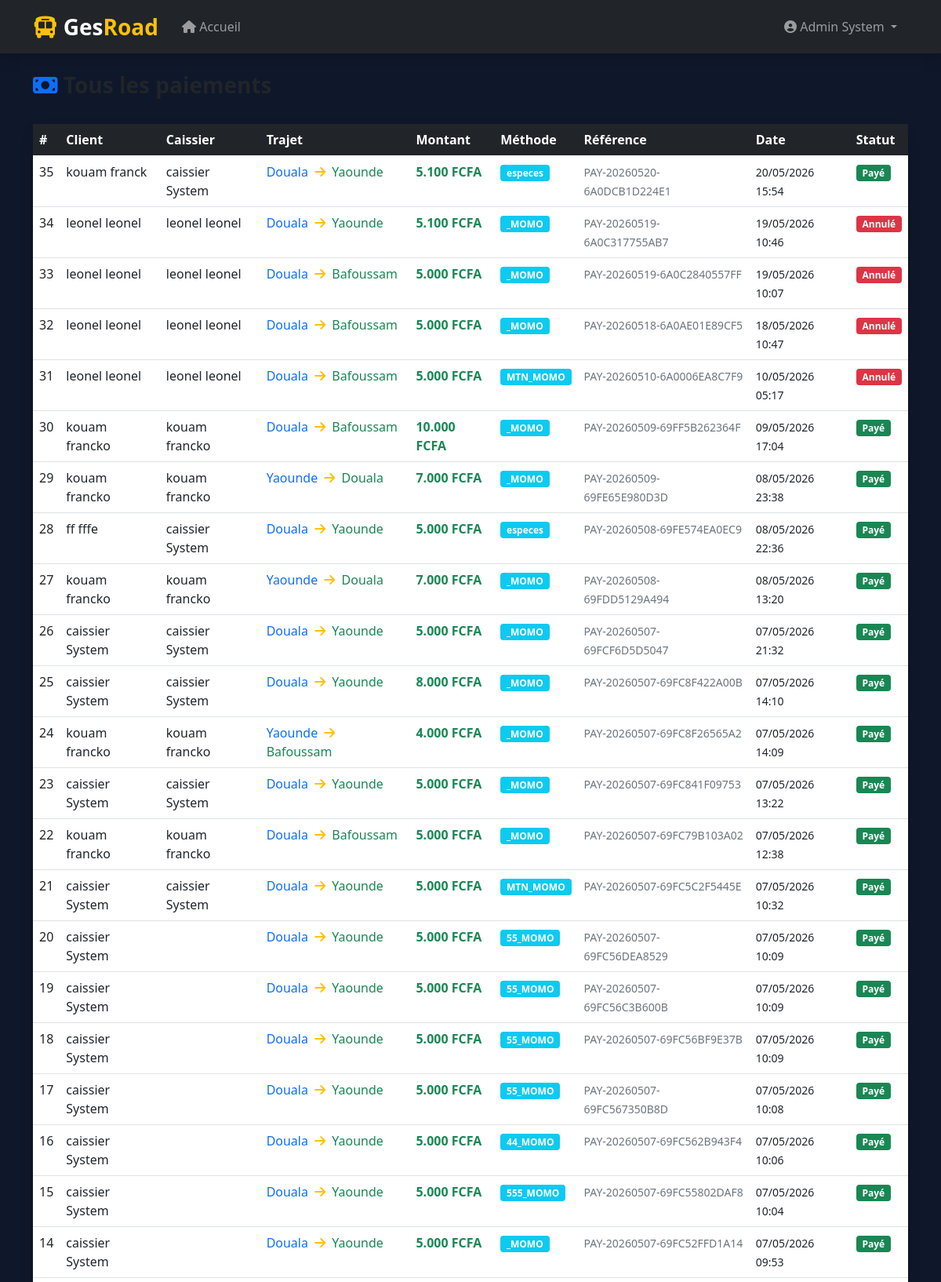
/index.php?controller=admin&action=listePaiements (signed in, upper part), run on the app's committed database.
### tables this page shows
CREATE TABLE `paiement` (
  `id` int(11) NOT NULL AUTO_INCREMENT,
  `reservation_id` int(11) DEFAULT NULL,
  `montant` float DEFAULT NULL,
  `methode` varchar(254) DEFAULT NULL,
  `statut` int(11) DEFAULT 0,
  `referencetransaction` varchar(254) DEFAULT NULL,
  `datepaiement` datetime DEFAULT NULL,
  `caissier_id` int(11) DEFAULT NULL,
  PRIMARY KEY (`id`),
  KEY `FK_Association_9` (`reservation_id`),
  KEY `caissier_id` (`caissier_id`),
  CONSTRAINT `FK_Association_9` FOREIGN KEY (`reservation_id`) REFERENCES `reservation` (`id`),
  CONSTRAINT `paiement_ibfk_1` FOREIGN KEY (`caissier_id`) REFERENCES `user` (`id`)
);

CREATE TABLE `trajet` (
  `id` int(11) NOT NULL AUTO_INCREMENT,
  `villedepart` varchar(254) DEFAULT NULL,
  `villearrive` varchar(254) DEFAULT NULL,
  `distance` float DEFAULT NULL,
  `duree` varchar(254) DEFAULT NULL,
  PRIMARY KEY (`id`)
);

### controllers/admincontrollers.php (called while the page is built, shortened)
<?php
require_once MODELS . '/Paiement.php';
class AdminController {
    private $paiement;
    public function __construct($pdo) {
        $this->paiement     = new Paiement($pdo);
    }
    public function listePaiements() {
        $paiements = $this->paiement->listerTous();
        require_once VIEWS . '/admin/paiement/liste.php';
    }
}
?>

### models/paiement.php (called while the page is built, shortened)
<?php
class Paiement {
    private $pdo;
    public function __construct($pdo) {
        $this->pdo = $pdo;
    }
    public function listerTous() {
        $stmt = $this->pdo->prepare("
            SELECT
                p.id,
                p.reservation_id,
                p.montant,
                p.methode,
                p.statut,
                p.referencetransaction,
                p.datepaiement,
                CONCAT(u.nom,' ',u.prenom)   AS caissier,
                CONCAT(cl.nom,' ',cl.prenom) AS client,
                t.villedepart,
                t.villearrive,
                v.dateheuredepart
            FROM paiement p
            LEFT JOIN user u          ON u.id  = p.caissier_id
            JOIN reservation r        ON r.id  = p.reservation_id
            JOIN user cl              ON cl.id = r.user_id
            JOIN voyage v             ON v.id  = r.voyage_id
            JOIN trajet_chauffeur tc  ON tc.id = v.trajetchauffeur_id
            JOIN trajet t             ON t.id  = tc.trajet_id
            ORDER BY p.datepaiement DESC
        ");
        $stmt->execute();
        return $stmt->fetchAll(PDO::FETCH_ASSOC);
    }
}
?>

### views/admin/paiement/liste.php (the view, shortened to what this page needs)
<?php include ROOT . '/views/layout.php'; ?>
<div class="d-flex justify-content-between align-items-center mb-4">
    <h3 class="fw-bold">
        <i class="fas fa-money-bill text-primary"></i> Tous les paiements
    </h3>
</div>
<div class="card shadow border-0">
    <div class="card-body p-0">
        <div class="table-responsive">
            <table class="table table-hover mb-0">
                <thead class="table-dark">
                    <tr>
                        <th>#</th>
                        <th>Client</th>
                        <th>Caissier</th>
                        <th>Trajet</th>
                        <th>Montant</th>
                        <th>Méthode</th>
                        <th>Référence</th>
                        <th>Date</th>
                        <th>Statut</th>
                    </tr>
                </thead>
                <tbody>
                    <?php if (!empty($paiements)): ?>
                        <?php foreach ($paiements as $p): ?>
                            <tr>
                                <td><?= $p['id'] ?></td>
                                <td><?= $p['client'] ?></td>
                                <td><?= $p['caissier'] ?></td>
                                <td>
                                    <span class="text-primary"><?= $p['villedepart'] ?></span>
                                    <i class="fas fa-arrow-right text-warning mx-1"></i>
                                    <span class="text-success"><?= $p['villearrive'] ?></span>
                                </td>
                                <td class="fw-bold text-success">
                                    <?= number_format($p['montant'], 0, ',', '.') ?> FCFA
                                </td>
                                <td>
                                    <span class="badge bg-info"><?= $p['methode'] ?></span>
                                </td>
                                <td>
                                    <small class="text-muted"><?= $p['referencetransaction'] ?></small>
                                </td>
                                <td>
                                    <small><?= date('d/m/Y H:i', strtotime($p['datepaiement'])) ?></small>
                                </td>
                                <td>
                                    <?php if ($p['statut'] == 1): ?>
                                        <span class="badge bg-success">Payé</span>
                                    <?php elseif ($p['statut'] == 2): ?>
                                        <span class="badge bg-danger">Annulé</span>
                                    <?php else: ?>
                                        <span class="badge bg-warning">En attente</span>
                                    <?php endif; ?>
                                </td>
                            </tr>
                        <?php endforeach; ?>
                    <?php endif; ?>
                </tbody>
            </table>
        </div>
    </div>
</div>
<?php include ROOT . '/views/layout_footer.php'; ?>

### assets/css/style.css (style rules this page uses)
body { background-size: cover; background-position: center; background-repeat: no-repeat; transition: background-image 1s ease-in-out; }
html, body { height: 100%; margin: 0; background-color: #0f172a; }
.card { border-radius: 12px; border: none; }

### data on the page
paiement: id "35", client "kouam franck", caissier "caissier System", trajet.villedepart "Douala", trajet.villearrive "Yaounde", montant "5.100", methode "especes", referencetransaction "PAY-20260520-6A0DCB1D224E1", datepaiement "20/05/2026 15:54", statut "Payé"
paiement: id "34", client "leonel leonel", caissier "leonel leonel", trajet.villedepart "Douala", trajet.villearrive "Yaounde", montant "5.100", methode "_MOMO", referencetransaction "PAY-20260519-6A0C317755AB7", datepaiement "19/05/2026 10:46", statut "Annulé"
paiement: id "33", client "leonel leonel", caissier "leonel leonel", trajet.villedepart "Douala", trajet.villearrive "Bafoussam", montant "5.000", methode "_MOMO", referencetransaction "PAY-20260519-6A0C2840557FF", datepaiement "19/05/2026 10:07", statut "Annulé"
paiement: id "32", client "leonel leonel", caissier "leonel leonel", trajet.villedepart "Douala", trajet.villearrive "Bafoussam", montant "5.000", methode "_MOMO", referencetransaction "PAY-20260518-6A0AE01E89CF5", datepaiement "18/05/2026 10:47", statut "Annulé"
paiement: id "31", client "leonel leonel", caissier "leonel leonel", trajet.villedepart "Douala", trajet.villearrive "Bafoussam", montant "5.000", methode "MTN_MOMO", referencetransaction "PAY-20260510-6A0006EA8C7F9", datepaiement "10/05/2026 05:17", statut "Annulé"
paiement: id "30", client "kouam francko", caissier "kouam francko", trajet.villedepart "Douala", trajet.villearrive "Bafoussam", montant "10.000", methode "_MOMO", referencetransaction "PAY-20260509-69FF5B262364F", datepaiement "09/05/2026 17:04", statut "Payé"
paiement: id "29", client "kouam francko", caissier "kouam francko", trajet.villedepart "Yaounde", trajet.villearrive "Douala", montant "7.000", methode "_MOMO", referencetransaction "PAY-20260509-69FE65E980D3D", datepaiement "08/05/2026 23:38", statut "Payé"
paiement: id "28", client "ff fffe", caissier "caissier System", trajet.villedepart "Douala", trajet.villearrive "Yaounde", montant "5.000", methode "especes", referencetransaction "PAY-20260508-69FE574EA0EC9", datepaiement "08/05/2026 22:36", statut "Payé"
paiement: id "27", client "kouam francko", caissier "kouam francko", trajet.villedepart "Yaounde", trajet.villearrive "Douala", montant "7.000", methode "_MOMO", referencetransaction "PAY-20260508-69FDD5129A494", datepaiement "08/05/2026 13:20", statut "Payé"
paiement: id "26", client "caissier System", caissier "caissier System", trajet.villedepart "Douala", trajet.villearrive "Yaounde", montant "5.000", methode "_MOMO", referencetransaction "PAY-20260507-69FCF6D5D5047", datepaiement "07/05/2026 21:32", statut "Payé"
paiement: id "25", client "caissier System", caissier "caissier System", trajet.villedepart "Douala", trajet.villearrive "Yaounde", montant "8.000", methode "_MOMO", referencetransaction "PAY-20260507-69FC8F422A00B", datepaiement "07/05/2026 14:10", statut "Payé"
paiement: id "24", client "kouam francko", caissier "kouam francko", trajet.villedepart "Yaounde", trajet.villearrive "Bafoussam", montant "4.000", methode "_MOMO", referencetransaction "PAY-20260507-69FC8F26565A2", datepaiement "07/05/2026 14:09", statut "Payé"
paiement: id "23", client "caissier System", caissier "caissier System", trajet.villedepart "Douala", trajet.villearrive "Yaounde", montant "5.000", methode "_MOMO", referencetransaction "PAY-20260507-69FC841F09753", datepaiement "07/05/2026 13:22", statut "Payé"
paiement: id "22", client "kouam francko", caissier "kouam francko", trajet.villedepart "Douala", trajet.villearrive "Bafoussam", montant "5.000", methode "_MOMO", referencetransaction "PAY-20260507-69FC79B103A02", datepaiement "07/05/2026 12:38", statut "Payé"
paiement: id "21", client "caissier System", caissier "caissier System", trajet.villedepart "Douala", trajet.villearrive "Yaounde", montant "5.000", methode "MTN_MOMO", referencetransaction "PAY-20260507-69FC5C2F5445E", datepaiement "07/05/2026 10:32", statut "Payé"
paiement: id "20", client "caissier System", trajet.villedepart "Douala", trajet.villearrive "Yaounde", montant "5.000", methode "55_MOMO", referencetransaction "PAY-20260507-69FC56DEA8529", datepaiement "07/05/2026 10:09", statut "Payé"
paiement: id "19", client "caissier System", trajet.villedepart "Douala", trajet.villearrive "Yaounde", montant "5.000", methode "55_MOMO", referencetransaction "PAY-20260507-69FC56C3B600B", datepaiement "07/05/2026 10:09", statut "Payé"
paiement: id "18", client "caissier System", trajet.villedepart "Douala", trajet.villearrive "Yaounde", montant "5.000", methode "55_MOMO", referencetransaction "PAY-20260507-69FC56BF9E37B", datepaiement "07/05/2026 10:09", statut "Payé"
paiement: id "17", client "caissier System", trajet.villedepart "Douala", trajet.villearrive "Yaounde", montant "5.000", methode "55_MOMO", referencetransaction "PAY-20260507-69FC567350B8D", datepaiement "07/05/2026 10:08", statut "Payé"
paiement: id "16", client "caissier System", trajet.villedepart "Douala", trajet.villearrive "Yaounde", montant "5.000", methode "44_MOMO", referencetransaction "PAY-20260507-69FC562B943F4", datepaiement "07/05/2026 10:06", statut "Payé"
paiement: id "15", client "caissier System", trajet.villedepart "Douala", trajet.villearrive "Yaounde", montant "5.000", methode "555_MOMO", referencetransaction "PAY-20260507-69FC55802DAF8", datepaiement "07/05/2026 10:04", statut "Payé"
paiement: id "14", client "caissier System", trajet.villedepart "Douala", trajet.villearrive "Yaounde", montant "5.000", methode "_MOMO", referencetransaction "PAY-20260507-69FC52FFD1A14", datepaiement "07/05/2026 09:53", statut "Payé"

### other printed values
$_SESSION['user_nom'] "Admin"
$_SESSION['user_prenom'] "System"
